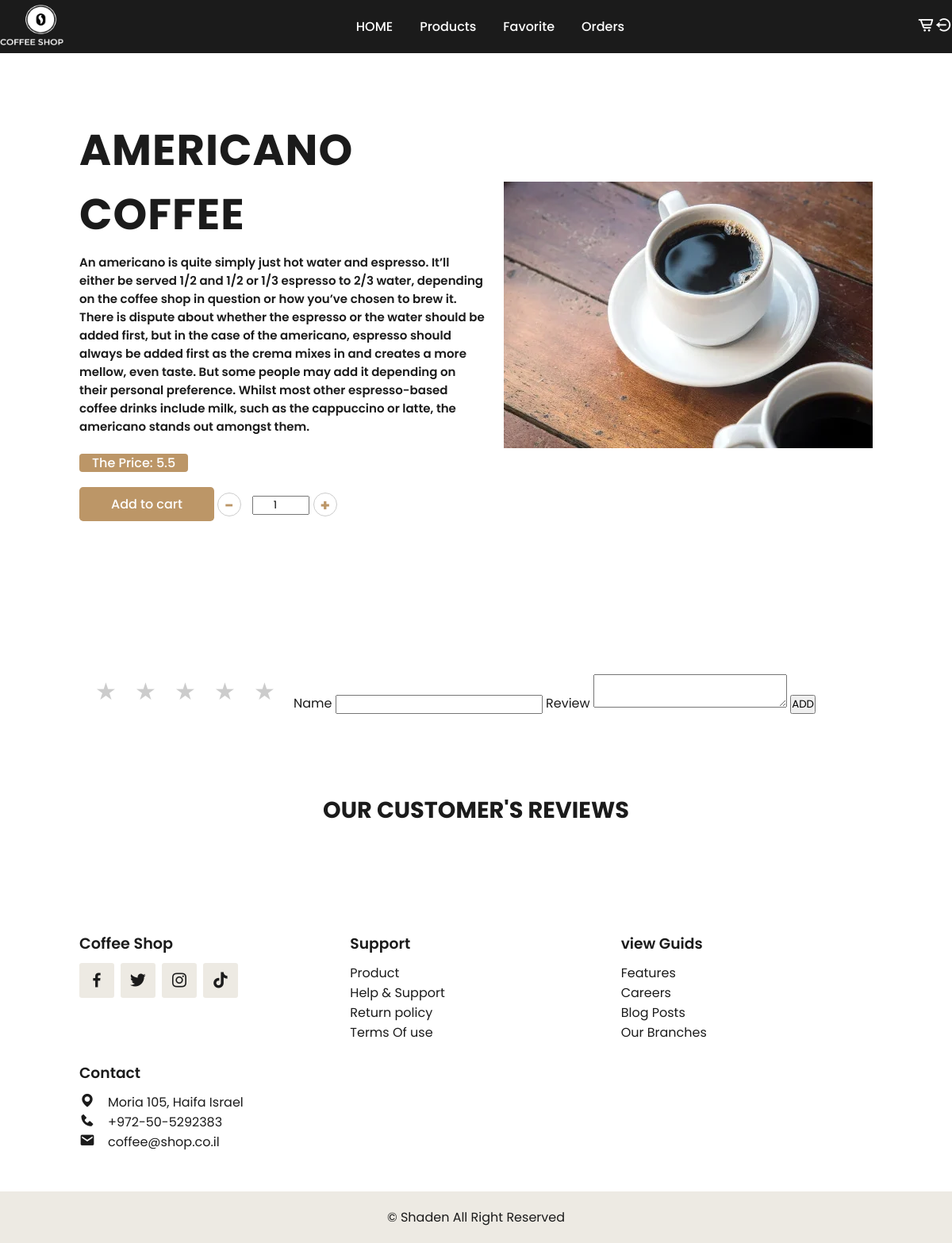
The app's page /product_info/1 with its own data.
### app.py (models this page shows, shortened)
class Products(db.Model):
    product_id = db.Column(db.Integer, primary_key=True)
    product_name = db.Column(db.String(50), unique=False, nullable=False)
    product_price = db.Column(db.Float, unique=False, nullable=False)
    product_quantity = db.Column(db.Integer, unique=False, nullable=False)
    product_description = db.Column(db.String, unique=False, nullable=False)
    filename = db.Column(db.String(100), unique=False, nullable=True)

### app.py (the view)
@app.route('/product_info/<product_id>')
def product_info(product_id):
    product_specific = Products.query.get(product_id)
    reviews_specific = Reviews.query.filter(Reviews.product_id == product_id)
    return render_template("product_info.html", product_specific=product_specific, reviews_specific=reviews_specific)

### templates/product_info.html (shortened to what this page needs)
<!DOCTYPE html>
<html lang="en">
<head>
</head>
<link href="{{url_for('static', filename= 'style.css') }}", rel="stylesheet">
<link rel="stylesheet" href="https://unpkg.com/boxicons@latest/css/boxicons.min.css">
<body>
    <header>
        <a href="/home" class="logo">
            <img src="../static/images/logo.png" alt="" width="200px" height="300px">
        </a>
        <ul class="navbar">
            <li><a href="/home">HOME</a></li>
            <li><a href="/products">Products</a></li>
            <li><a href="/about_us">Favorite</a></li>
            <li><a href="/customers">Orders</a></li>
        </ul>
        <div class="header-icon">
            <a href="/cartlist_view"><i class="bx bx-cart-alt"></i></a>
            <a href="/logout"><i class='bx bx-log-out-circle'></i></a>
        </div>
    </header>
    <section class="product-info" id="product-info">
        <div class="info-text">
            <h1>{{product_specific.product_name}}</h1>
            <p>{{product_specific.product_description}}</p>
            <span>The Price: {{product_specific.product_price}}</span><br><br>
            <a href="/products" class="btn">Add to cart</a>
            <a href="#nothing" class="decrement" onclick="decrementValue({{ product_specific.product_id }})">-</a>
            <input type="number" id="volume-{{product_specific.product_id }}" name="volume" min="1" max="{{product_specific.product_quantity}}" value="1">
            <a href="#nothing" class="increment" onclick="incrementValue({{ product_specific.product_id }})">+</a>
        </div>
        <div class="info-img">
            <img src="{{url_for('display_image',filename=product_specific.filename)}}" alt="">
        </div>
    </section>
    <section class="add_review">
        <form method="post" action="/add_review">
            <div class="rate">
                <label for="star5" title="text">5 stars</label>
                <label for="star4" title="text">4 stars</label>
                <label for="star3" title="text">3 stars</label>
                <label for="star2" title="text">2 stars</label>
                <label for="star1" title="text">1 star</label>
            </div>
            <div>
                <label>Name</label>
                <input type="text" name="reviewer_name" required>
                <label>Review</label>
                <textarea type="text" name="review_text"></textarea>
                <button type="submit">ADD</button>
            </div>
        </form>
    </section>
    <section class="customers" id="customers">
        <div class="heading">
            <h2>Our customer's reviews</h2>
        </div>
    </section>
    <section class="footer">
        <div class="footer-box">
            <h2>Coffee Shop</h2>
            <div class="social">
                <a href="/"><i class='bx bxl-facebook' ></i></a>
                <a href="/"><i class='bx bxl-twitter' ></i></a>
                <a href="/"><i class='bx bxl-instagram' ></i></a>
                <a href="/"><i class='bx bxl-tiktok' ></i></a>
            </div>
        </div>
        <div class="footer-box">
            <h3>Support</h3>
            <li><a href="/">Product</a></li>
            <li><a href="/">Help & Support</a></li>
            <li><a href="/">Return policy</a></li>
            <li><a href="/">Terms Of use</a></li>
        </div>
        <div class="footer-box">
            <h3>view Guids</h3>
            <li><a href="/">Features</a></li>
            <li><a href="/">Careers</a></li>
            <li><a href="/">Blog Posts</a></li>
            <li><a href="/">Our Branches</a></li>
        </div>
        <div class="footer-box">
            <h3>Contact</h3>
            <div class="contact">
                <span><i class='bx bxs-map'></i>Moria 105, Haifa Israel</span>
                <span><i class='bx bxs-phone'></i>+972-50-5292383</span>
                <span><i class='bx bxs-envelope'></i>coffee@shop.co.il</span>
            </div>
        </div>
    </section>
    <section class="copyright">
        <p>&#169; Shaden All Right Reserved</p>
    </section>
</body>
</html>

### static/style.css (style rules this page uses)
* { font-family: 'Poppins', sans-serif; margin: 0; padding: 0; box-sizing: border-box; scroll-padding-top: 4rem; scroll-behavior: smooth; list-style: none; text-decoration: none; }
:root { --main-color:#bc9667; --second-color: #edeae3; --text-color: #1b1b1b; --bg-color:#ffffff; --box-shadow: 2px 2px 10px 4px rgb(14 55 54 / 15%); }
section { padding: 50px 100px; }
img { width:100%; }
body { color: var(--text-color); }
header { position: fixed; width: 100% top: 0; right: 0; left: 0; z-index: 1000; display: flex; justify-content: space-between; align-items: center; padding: 18px 100px transition: 0.5s linear; background: var(--text-color); }
.logo img { width: 80px; height: 60px; }
.navbar { display:flex; }
.navbar a { padding: 8px 17px; color: var(--bg-color); font-size: 1rem; text-transition: uppercase; font-weight: 500; }
.header-icon { font-size:22px; cursor: pointer; z-index: 10000; display: flex; }
.header-icon .bx { color: var(--bg-color); }
.btn { padding: 10px 40px; border-radius: 0.3rem; background: var(--main-color); color: var(--bg-color); font-weight: 500; }
.heading { text-align: center; }
.heading h2 { font-size: 1.8rem; text-transform: uppercase; }
.footer { display: grid; grid-template-columns: repeat(auto-fit, minmax(240px,auto)); gap: 1.5rem; }
.footer-box h2 { font-size: 1.2rem; font-weight: 600; margin-bottom: 10px; }
.social { display:flex; align-items: center; column-gap: 0.5rem; }
.social a .bx { font-size:24px; color: var(--text-color); padding: 10px; background: var(--second-color); border-radius: 0.2rem; }
.footer-box h3 { font-weight: 600; margin-bottom: 10px; }
.footer-box li a { color: var(--text-color); }
.contact { row-gap: 0.5rem; }
.contact span { display:flex; align-item: center; }
.contact i { font-size: 20px; margin-right: 1rem; }
.copyright { padding: 20px; text-align: center; background: var(--second-color); }
.product-info { width: 100%; min-height: 100vh; display: grid; grid-template-columns: repeat(auto-fit, minmax(17rem,auto)); align-items: center; gap: 1.5rem; }
.info-text h1 { font-size: 3.4rem; color: var(--text-color); text-transform: uppercase; letter-spacing: 1px; }
.info-text p { font-size: 0.938rem; color: var(--text-color); margin: 0.5rem 0 1.4rem; font-weight: 600; }
.info-text span { padding: 0 1rem; color: var(--bg-color); background: var(--main-color); border-radius: 4px; font-weight: 500; }
.info-img img { border-radius: 7%px }
.rate { float: left; height: 46px; padding: 0 10px; display: inline-block; }
.rate:not(:checked) > label { float:right; width:1em; overflow:hidden; white-space:nowrap; cursor:pointer; font-size:30px; color:#ccc; }
.rate:not(:checked) > label:before { content: '★ '; }
.rate label { display: inline-block; font-size: 24px; color: #ccc; cursor: pointer; margin: 0 10px; }
a.decrement, a.increment { display: inline-block; width: 30px; height: 30px; text-align: center; line-height: 30px; font-size: 20px; font-weight: bold; border: 1px solid #ccc; border-radius: 50%; margin-right: 10px; vertical-align: middle; text-decoration: none; color: var(--main-color); }
input[type="number"] { text-align: center; }

### records on screen
Products: product_name "AMERICANO COFFEE", product_description "An americano is quite simply just hot water and espresso. It’ll either be served 1/2 and 1/2 or 1/3 espresso to 2/3 water, depending on the coffee shop in question or how you’ve chosen to brew it. There is dispute about whether the espresso or the water should be added first, but in the case of the americano, espresso should always be added first as the crema mixes in and creates a more mellow, even taste. But some people may add it depending on their personal preference. Whilst most other espresso-based coffee drinks include milk, such as the cappuccino or latte, the americano stands out amongst them.", product_price "5.5", volume "1", filename (picture)
